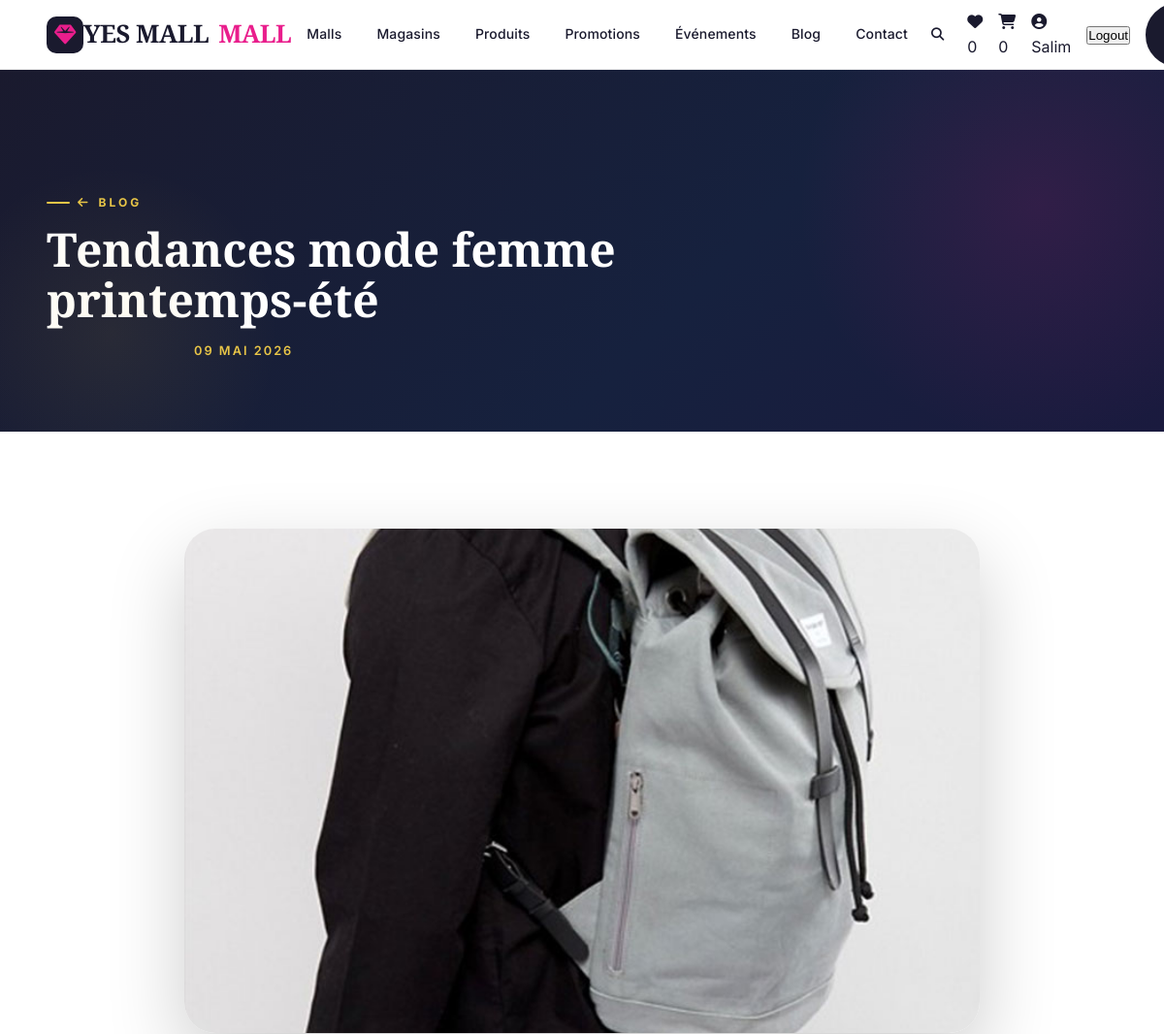
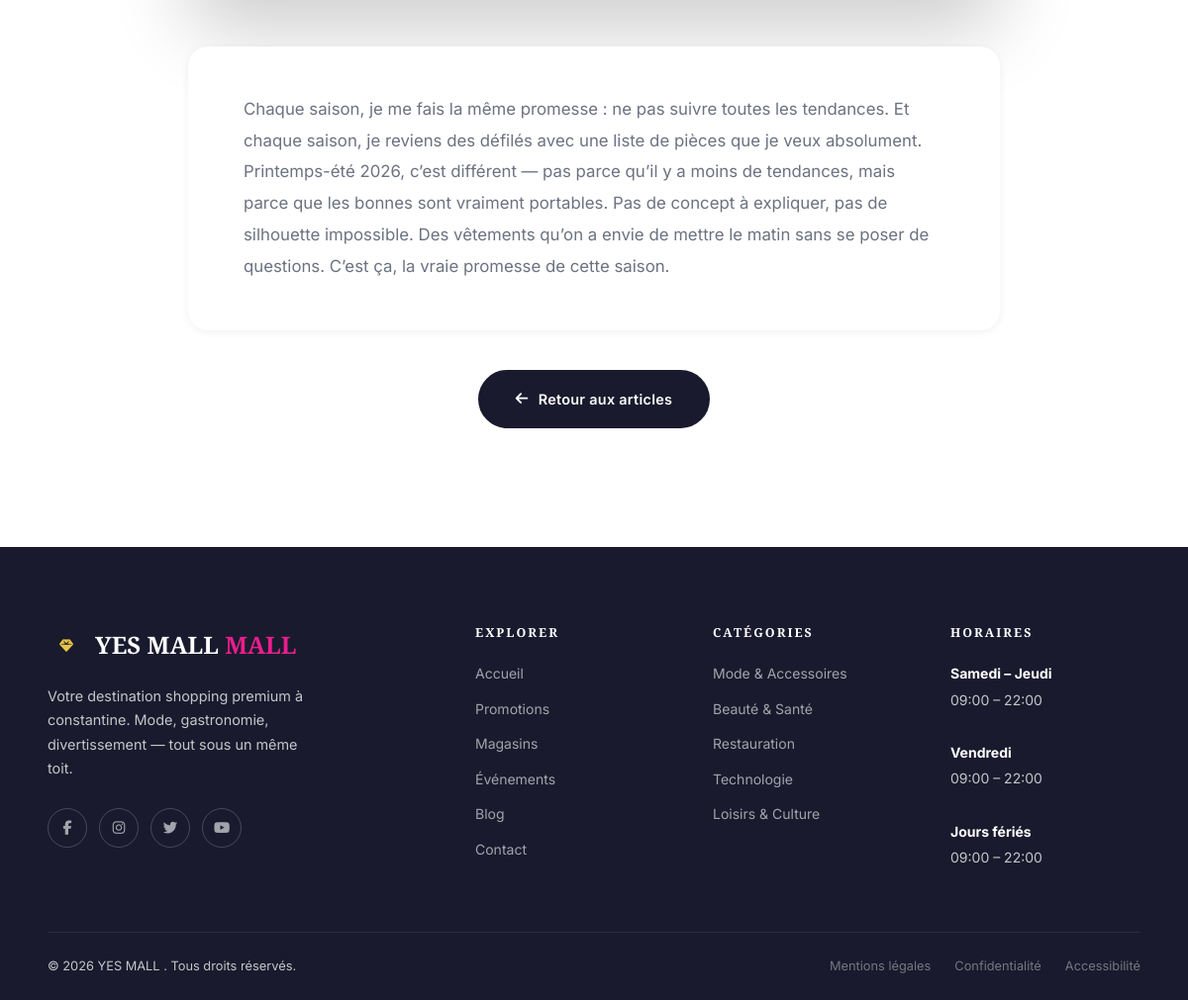
The page /mall/yes-mall/blog/tendances-mode-femme-printemps-ete/ (signed in) on the database its author committed (2 pictures, top to bottom).
### centre_commercial/models.py (models this page shows, shortened)
class Mall(models.Model):
    CITIES = [
        ('constantine', 'Constantine'),
        ('alger', 'Alger'),
        ('oran', 'Oran'),
        ('annaba', 'Annaba'),
        ('setif', 'Sétif'),
        ('autre', 'Autre'),
    ]
    manager = models.ForeignKey(User,on_delete=models.CASCADE, null=True, blank=True, related_name='malls')
    name = models.CharField(max_length=200)
    slug = models.SlugField(unique=True, blank=True)
    city = models.CharField(max_length=50, choices=CITIES)
    region = models.CharField(max_length=100)
    address = models.CharField(max_length=300)
    image = models.ImageField(upload_to='malls/', blank=True, null=True)
    bg_color = models.CharField(max_length=200, default="linear-gradient(135deg,#1a1a2e,#2d1f6e)",
                                  verbose_name="Gradient CSS (fallback image)",
                                  help_text="Ex: linear-gradient(135deg,#1a1a2e,#e91e8c)")
    description_short = models.CharField(max_length=180, blank=True)
    description = models.TextField(blank=True, default="Description of the mall", help_text="Description of the mall", verbose_name="Description")
    is_actif = models.BooleanField(default=False)
    is_open = models.BooleanField(default=True)
    is_featured = models.BooleanField(default=False)
    badge           = models.CharField(max_length=40, blank=True, verbose_name="Badge (ex: New, Phare)")
    observation     = models.TextField(blank=True, default="", help_text="En cas de fermeture ou autre",verbose_name="Observation",)
    phone        = models.CharField(max_length=20, blank=True, null=True, verbose_name="Phone")
    email            = models.EmailField(blank=True, null=True)
    website         = models.URLField(blank=True, null=True)
    opening_time = models.TimeField()
    closing_time = models.TimeField()
    number_of_shops = models.IntegerField(default=0)
    number_of_parking_spaces = models.IntegerField(default=0)
    created_at = models.DateTimeField(auto_now_add=True)
    updated_at = models.DateTimeField(auto_now=True)
    opening_date = models.DateField(blank=True, null=True, verbose_name="Opening date (if future)")
    class Meta:
        verbose_name = "Centre Commercial (Mall)"
        verbose_name_plural = "Centres Commerciaux (Malls)"
        ordering = ['-is_featured', 'name']

class ArticleBlog(models.Model):
    mall = models.ForeignKey(Mall, on_delete=models.SET_NULL, null=True, blank=True, related_name='blogs')
    title = models.CharField(max_length=200, verbose_name="Title")
    slug = models.SlugField(unique=True, blank=True)
    content = models.TextField(blank=True, verbose_name="Content")
    image = models.ImageField(upload_to='blog/', verbose_name="Image")
    date_publication = models.DateTimeField(auto_now_add=True, verbose_name="Date publication")
    class Meta:
        verbose_name = "Blog Article"
        verbose_name_plural = "Blog Articles"

### centre_commercial/views.py (the view)
# urls.py: path('mall/<slug:mall_slug>/blog/<slug:slug>/', views.ArticleBlogDetailView.as_view(), name='blog_detail'),
class ArticleBlogDetailView(DetailView):
    model = ArticleBlog
    template_name = 'mall/blog_detail.html'
    context_object_name = 'article'
    def get_object(self):
        return get_object_or_404(
            ArticleBlog,
            slug=self.kwargs['slug'],
            mall__slug=self.kwargs['mall_slug']
        )
    def get_context_data(self, **kwargs):
        context = super().get_context_data(**kwargs)
        context['mall'] = self.object.mall
        return context

### centre_commercial/context_processors.py (called while the page is built)
def cart_processor(request):
    cart_count = 0
    if request.user.is_authenticated:
        order = Order.objects.filter(user=request.user, status='pending').first()
        if order:
            cart_count = sum(item.quantity for item in order.items.all())
    return {
        'cart_count': cart_count
    }

def wishlist_processor(request):
    wishlist_count = 0
    mall_slug = None
    if request.user.is_authenticated:
        wishlist = getattr(request.user, 'wishlist', None)
        if wishlist:
            wishlist_count = wishlist.products.count()
    if request.resolver_match:
        mall_slug = request.resolver_match.kwargs.get('mall_slug')
    return {
        'wishlist_count': wishlist_count,
        'mall_slug': mall_slug
    }

### templates/mall/blog_detail.html (shortened to what this page needs)
{% extends 'base.html' %}
{% block content %}
<section class="ym-page-hero">
  <div class="ym-container">
    <p class="ym-eyebrow"><i class="fas fa-arrow-left"></i>
      {% if mall %}
        <a href="{% url 'blogs_by_mall' mall.slug %}" style="color:inherit;">Blog</a>
      {% else %}
        <a href="{% url 'blogs_all' %}" style="color:inherit;">Blog</a>
      {% endif %}
    </p>
    <h1 class="ym-section-title" style="max-width:800px;">{{ article.title }}</h1>
    <div style="display:flex; gap:10px; flex-wrap:wrap; margin-top:16px; align-items:center; max-width:800px; margin: 16px auto 0;">
      <p class="ym-blog-card__date" style="font-size:0.8rem; margin:0;">{{ article.date_publication|date:"d F Y" }}</p>
    </div>
  </div>
</section>
<section class="ym-section ym-section--light">
  <div class="ym-container">
    <div class="ym-article-layout">
      {% if article.image %}
      <div class="ym-article-hero-image">
        <img src="{{ article.image.url }}" alt="{{ article.title }}" loading="lazy">
      </div>
      {% endif %}
      <div class="ym-article-body ym-reveal">
        <p class="ym-detail-text" style="white-space:pre-line; font-size:1.05rem; line-height:1.9;">{{ article.content }}</p>
      </div>
      <div class="ym-article-footer">
        {% if mall %}
        <a href="{% url 'blogs_by_mall' mall.slug %}" class="ym-btn ym-btn--dark">
          <i class="fas fa-arrow-left"></i> Retour aux articles
        </a>
        {% else %}
        <a href="{% url 'blogs_all' %}" class="ym-btn ym-btn--dark">
          <i class="fas fa-arrow-left"></i> Retour aux articles
        </a>
        {% endif %}
      </div>
    </div>
  </div>
</section>
{% endblock %}

### templates/base.html (shortened to what this page needs)
{% load static %}
<!DOCTYPE html>
<html lang="fr">
<head>
  <link rel="stylesheet" href="https://cdnjs.cloudflare.com/ajax/libs/font-awesome/6.5.0/css/all.min.css">
  <link rel="stylesheet" href="{% static 'css/main.css' %}">
  <link rel="stylesheet" href="{% static 'css/portal.css' %}">
</head>
<body>
<header id="ym-navbar" class="ym-navbar" role="banner">
<a href="{% url 'home' %}" class="ym-navbar__brand">
    <span class="ym-navbar__brand-icon">
      <i class="fas fa-gem fa-sm"></i>
    </span>
</a>
{% if mall %}
  <a href="{% url 'mall' mall.slug %}" class="ym-navbar__brand">
     {{ mall.name }} <span>MALL</span>
    </a>
{% else %}
<a href="{% url 'home' %}" class="ym-navbar__brand">
    BB <span>Shopping</span>
  </a>
{% endif %}
  <nav>
    <ul class="ym-navbar__nav">
      <li><a href="{% url 'mall_list' %}">Malls</a></li>
      <li><a href="{% if mall %}{% url 'shops_by_mall' mall.slug %}{% else %}{% url 'shops_all' %}{% endif %}">Magasins</a></li>
      <li><a href="{% if mall %}{% url 'products_by_mall' mall.slug %}{% else %}{% url 'products_all' %}{% endif %}">Produits</a></li>
      <li><a href="{% if mall %}{% url 'promotions_by_mall' mall.slug %}{% else %}{% url 'promotions_all' %}{% endif %}">Promotions</a></li>
      <li><a href="{% if mall %}{% url 'events_by_mall' mall.slug %}{% else %}{% url 'events_all' %}{% endif %}">Événements</a></li>
      <li><a href="{% if mall %}{% url 'blogs_by_mall' mall.slug %}{% else %}{% url 'blogs_all' %}{% endif %}">Blog</a></li>
     <li>
      {% if mall %}
      <a href="{% url 'contact_message_create_by_mall' mall.slug %}" >Contact </a>
      {% else %}
      <a href="{% url 'contact_message_create' %}" >Contact </a>
      {% endif %}
     </li>
    </ul>
  </nav>
  <div class="ym-navbar__actions">
    <button class="ym-navbar__search-btn">
      <i class="fas fa-search"></i>
    </button>
    {% if user.is_authenticated %}
        <a href="{% url 'wishlist'%}" class="wishlist-icon">
          <i class="fas fa-heart"></i>
          <span class="wishlist-badge">{{ wishlist_count|default:"0" }}</span>
        </a>
      <a href="{% url 'cart' %}" class="cart-link">
        <i class="fas fa-shopping-cart"></i>
        <span class="cart-badge">{{ cart_count|default:"0" }}</span>
      </a>
      <a href="{% url 'user_update' user.username %}" class="ym-split-btn-main">
        <i class="fas fa-user-circle"></i> {{ user.username }}
      </a>
      <form action="{% url 'logout' %}" method="post">
        <button type="submit" class="ym-split-btn-main">Logout</button>
      </form>
    {% endif %}
    {% if mall %}
    <a href="" class="ym-btn ym-btn--dark ym-btn--sm"> Nous visiter </a>
    {% endif %}
  </div>
</header>
<main id="main-content" {% block main_attrs %}class="ym-main-content" style="margin-top:72px"{% endblock %}>
  {% block content %}
  {% endblock %}
</main>
<footer class="ym-footer" role="contentinfo">
  <div class="ym-container">
    <div class="ym-footer__grid">
      <div>
        <div class="ym-footer__brand">
          <span class="ym-navbar__brand-icon"><i class="fas fa-gem fa-sm"></i></span>
          <span class="ym-footer__brand-name">{% if mall %}{{mall.name}} <span>MALL</span>{% else %}BB <span>Shopping</span>{% endif %}</span>
        </div>
        <p class="ym-footer__tagline">
          Votre destination shopping premium à {{mall.city}}. Mode, gastronomie, divertissement — tout sous un même toit.
        </p>
        <div class="ym-footer__social">
          <a href="#" class="ym-footer__social-link" aria-label="Facebook"><i class="fab fa-facebook-f"></i></a>
          <a href="#" class="ym-footer__social-link" aria-label="Instagram"><i class="fab fa-instagram"></i></a>
          <a href="#" class="ym-footer__social-link" aria-label="Twitter"><i class="fab fa-twitter"></i></a>
          <a href="#" class="ym-footer__social-link" aria-label="YouTube"><i class="fab fa-youtube"></i></a>
        </div>
      </div>
      <div>
        <h3 class="ym-footer__heading">Explorer</h3>
        <ul class="ym-footer__links">
          {% if mall and mall.slug %}
            <li><a href="{% url 'mall' mall.slug %}">Accueil</a></li>
            <li><a href="{% url 'promotions_by_mall' mall.slug %}">Promotions</a></li>
            <li><a href="{% url 'shops_by_mall' mall.slug %}">Magasins</a></li>
            <li><a href="{% url 'events_by_mall' mall.slug %}">Événements</a></li>
            <li><a href="{% url 'blogs_by_mall' mall.slug %}">Blog</a></li>
            <li><a href="{% url 'contact_message_create_by_mall' mall.slug %}">Contact</a></li>
          {% else %}
            <li><a href="{% url 'home' %}">Accueil</a></li>
            <li><a href="{% url 'promotions_all' %}">Promotions</a></li>
            <li><a href="{% url 'shops_all' %}">Magasins</a></li>
            <li><a href="{% url 'events_all' %}">Événements</a></li>
            <li><a href="{% url 'blogs_all' %}">Blog</a></li>
          {% endif %}
        </ul>
      </div>
      <div>
        <h3 class="ym-footer__heading">Catégories</h3>
        <ul class="ym-footer__links">
          <li><a href="{% url 'shops_all' %}?category=mode">Mode & Accessoires</a></li>
          <li><a href="{% url 'shops_all' %}?category=beaute">Beauté & Santé</a></li>
          <li><a href="{% url 'shops_all' %}?category=restauration">Restauration</a></li>
          <li><a href="{% url 'shops_all' %}?category=technologie">Technologie</a></li>
          <li><a href="{% url 'shops_all' %}?category=loisirs">Loisirs & Culture</a></li>
        </ul>
      </div>
      <div>
        <h3 class="ym-footer__heading">Horaires</h3>
        <div class="ym-footer__hours">
          <p><strong>Samedi – Jeudi</strong><br>{{mall.opening_time}} – {{mall.closing_time}}</p>
          <br>
          <p><strong>Vendredi</strong><br>{{mall.opening_time}} – {{mall.closing_time}}</p>
          <br>
          <p><strong>Jours fériés</strong><br>{{mall.opening_time}} – {{mall.closing_time}}</p>
        </div>
      </div>
    </div>
    <div class="ym-footer__bottom">
      <p>© {% now "Y" %} {{mall.name}} . Tous droits réservés.</p>
      <div class="ym-footer__legal">
        <a href="#">Mentions légales</a>
        <a href="#">Confidentialité</a>
        <a href="#">Accessibilité</a>
      </div>
    </div>
  </div>
</footer>
</body>
</html>

### rows shown on the page
Mall: name "YES MALL", city "constantine", opening_time "09:00", closing_time "22:00"
ArticleBlog: title "Tendances mode femme printemps-été", date_publication "09 MAI 2026", image (picture), content "Chaque saison, je me fais la même promesse : ne pas suivre toutes les tendances. Et chaque saison, je reviens des défilés avec une liste de pièces que je veux absolument. Printemps-été 2026, c’est différent — pas parce qu’il y a moins de tendances, mais parce que les bonnes sont vraiment portables. Pas de concept à expliquer, pas de silhouette impossible. Des vêtements qu’on a envie de mettre le matin sans se poser de questions. C’est ça, la vraie promesse de cette saison."

### other values the page prints
{{ wishlist_count|default:"0" }} "0"
{{ cart_count|default:"0" }} "0"
{{ user.username }} "Salim"
